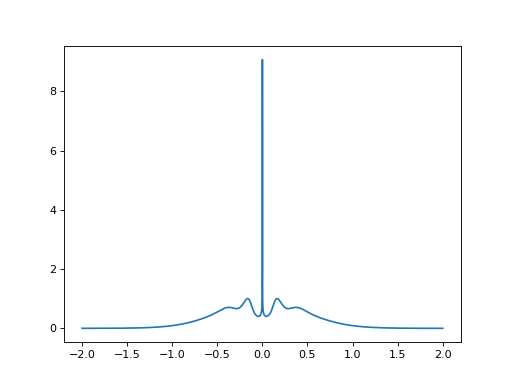

Here is the Python script that generated this plot:
import numpy as np
import matplotlib as mpl
import matplotlib.pyplot as plt

from pytriqs.gf import *
from pytriqs.archive import *
from nrgljubljana_interface import MeshReFreqPts

def A_to_nparrays(A):
    lx = np.array(list(A.mesh.values()))
    ly = np.array(A.data[:,0,0].real)
    return lx, ly

with HDFArchive('holstein_solution.h5','r') as ar:
    A_w = ar['A_w']['imp']     # Spectral function
    lx, ly = A_to_nparrays(A_w)
    plt.plot(lx, ly)
    plt.show()
